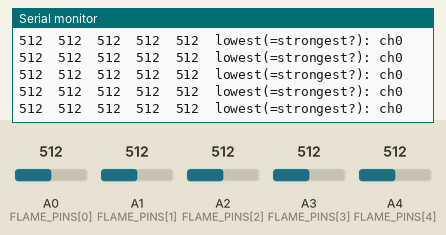
This sketch was run on a simulated Arduino Uno, built with avr-gcc and run on an emulated ATmega328P. Parts: the last lines printed to the serial monitor. Inputs (shaded band) come from the test bench; at power-on: A0 (FLAME_PINS[0]) = 512, A1 (FLAME_PINS[1]) = 512, A2 (FLAME_PINS[2]) = 512, A3 (FLAME_PINS[3]) = 512, A4 (FLAME_PINS[4]) = 512.

Above: at 1.2 s.
1.3 s: A0 (FLAME_PINS[0]) set to 107
At 1.6 s:
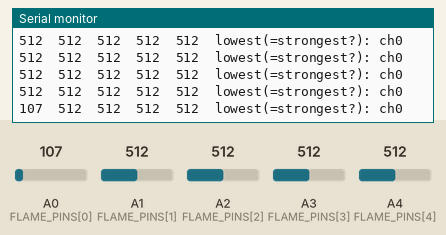
4.3 s: A0 (FLAME_PINS[0]) set to 92
At 4.42 s:
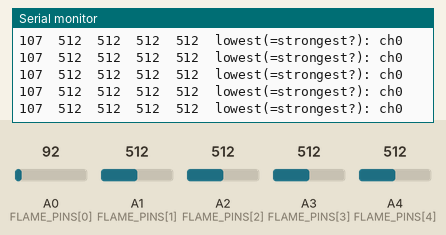
Timing chart, 0 to 7.3 s (numbered marks = the images above; inputs shaded):
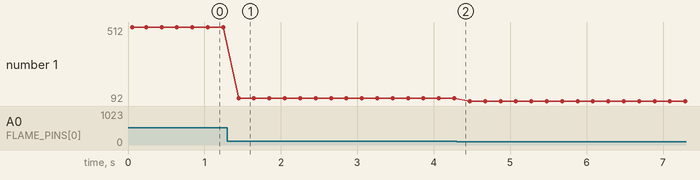

The sketch:

02_flame_sensor_test.ino
```cpp
// Test 2 - 5-channel flame sensor
// Open the Serial Monitor (9600 baud). Light a candle ~50 cm away and move it
// from the robot's LEFT to its RIGHT. The strongest channel should go 0 -> 4.
// If it goes 4 -> 0, reverse FLAME_PINS in config.h.
// If values go UP near the flame, set FLAME_LOWER_MEANS_MORE = false.
// Use the numbers you see to tune FLAME_DETECT/NEAR_STRENGTH in config.h.

const uint8_t FLAME_PINS[5] = {A0, A1, A2, A3, A4};

void setup() {
  Serial.begin(9600);
  Serial.println(F("raw values: ch0(left) ch1 ch2(center) ch3 ch4(right)"));
}

void loop() {
  int lowest = 0;
  int values[5];
  for (uint8_t i = 0; i < 5; i++) {
    values[i] = analogRead(FLAME_PINS[i]);
    if (values[i] < values[lowest]) lowest = i;
    Serial.print(values[i]);
    Serial.print('\t');
  }
  Serial.print(F("lowest(=strongest?): ch"));
  Serial.println(lowest);
  delay(200);
}
```

Measured:
- after the input at 1.3 s, the serial monitor: prints a new line after 0.15 s (image 1)
- plotted number 1: 512 → 107 after the input at 1.3 s, 107 → 92 after the input at 4.3 s
